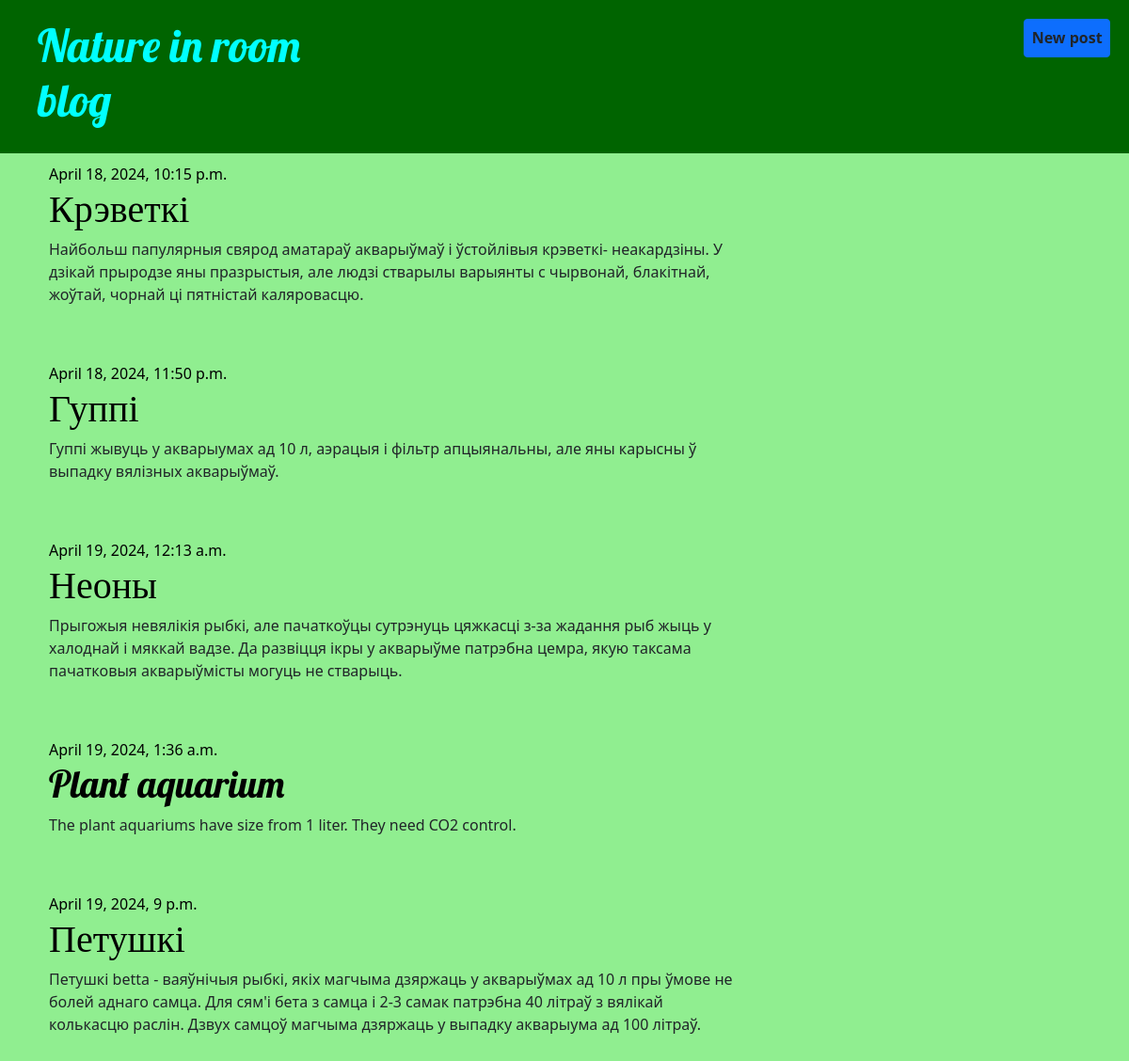
The page / on the database its author committed.
### blog/models.py (models this page shows, shortened)
class Post(models.Model):
    author = models.ForeignKey(settings.AUTH_USER_MODEL, on_delete=models.CASCADE)
    title = models.CharField(max_length=200)
    text=models.TextField()
    created_date = models.DateTimeField(default=timezone.now)
    published_date=models.DateTimeField(blank=True,null=True)

### blog/views.py (the view)
# urls.py: path('', views.post_list,name='post_list'),
def post_list(request):
    posts=Post.objects.filter(published_date__lte=timezone.now()).order_by('published_date')
    return render(request,'blog/post_list.html',{'posts': posts})

### blog/templates/blog/post_list.html
{% extends 'blog/base.html' %}
{% block content %}
    {% for post in posts %}
        <div class="post">
            <div class="date">
                {{ post.published_date }}
            </div>
            <h1><a href="{% url 'post_detail' pk=post.pk %}"class="text-decoration-none">{{ post.title }}</a></h1>
            <p>{{ post.text|linebreaksbr }}</p>
        </div>
    {% endfor %}
{% endblock %}

### blog/templates/blog/base.html (shortened to what this page needs)
{% load static %}
<html>
    <link href="https://cdn.jsdelivr.net/npm/bootstrap@5.0.2/dist/css/bootstrap.min.css" rel="stylesheet">
    <link rel="stylesheet" href="{% static 'css/blog.css' %}">
    <head>
    </head>
    <body class="back">
        <div class="page-header">
            <div class="row  justify-content-between">
            <div class="col"><h1><a href="/">Nature in room blog</a></h1></div>
            <div class="col"></div>
            <div class="col">  <div class="d-grid gap-2 d-flex justify-content-end"><button type = "button" class="btn btn-primary"><a href="{% url 'post_new' %}" class="btn scale-on-hover"><b>New post</b></a></button></div></div>
            </div>
        </div>
        <div class="content container">
            <div class="row">
                <div class="col-md-8">
                {% block content %}
                {% endblock %}
                </div>
            </div>
        </div>
    </body>
</html>

### blog/static/css/blog.css (style rules this page uses)
.page-header { background-color: darkgreen; margin-top: 0; padding: 20px 20px 20px 40px; }
.back { background-color: lightgreen; }
.page-header h1, .page-header h1 a, .page-header h1 a:visited, .page-header h1 a:active { color: cyan; font-size: 36pt; text-decoration: none; }
.content { margin-left: 40px; }
h1, h2, h3, h4 { font-family: 'Lobster', cursive; }
.date { color: black; }
.post { margin-top: 10px; margin-bottom: 60px; border-bottom: #000000; border: 2px; }
.post h1 a { color: #000000; }
.btn { padding: 0.2rem 0.2rem; }

### rows shown on the page
Post: published_date "April 18, 2024, 10:15 p.m.", title "Крэветкі", text "Найбольш папулярныя свярод аматараў акварыўмаў і ўстойлівыя крэветкі- неакардзіны. У дзікай прыродзе яны празрыстыя, але людзі стварылы варыянты с чырвонай, блакітнай, жоўтай, чорнай ці пятністай каляровасцю."
Post: published_date "April 18, 2024, 11:50 p.m.", title "Гуппі", text "Гуппі жывуць у акварыумах ад 10 л, аэрацыя і фільтр апцыянальны, але яны карысны ў выпадку вялізных акварыўмаў."
Post: published_date "April 19, 2024, 12:13 a.m.", title "Неоны", text "Прыгожыя невялікія рыбкі, але пачаткоўцы сутрэнуць цяжкасці з-за жадання рыб жыць у халоднай і мяккай вадзе. Да развіцця ікры у акварыўме патрэбна цемра, якую таксама пачатковыя акварыўмісты могуць не стварыць."
Post: published_date "April 19, 2024, 1:36 a.m.", title "Plant aquarium", text "The plant aquariums have size from 1 liter. They need CO2 control."
Post: published_date "April 19, 2024, 9 p.m.", title "Петушкі", text "Петушкі betta - ваяўнічыя рыбкі, якіх магчыма дзяржаць у акварыўмах ад 10 л пры ўмове не болей аднаго самца. Для сям'і бета з самца і 2-3 самак патрэбна 40 літраў з вялікай колькасцю раслін. Дзвух самцоў магчыма дзяржаць у выпадку акварыума ад 100 літраў."
